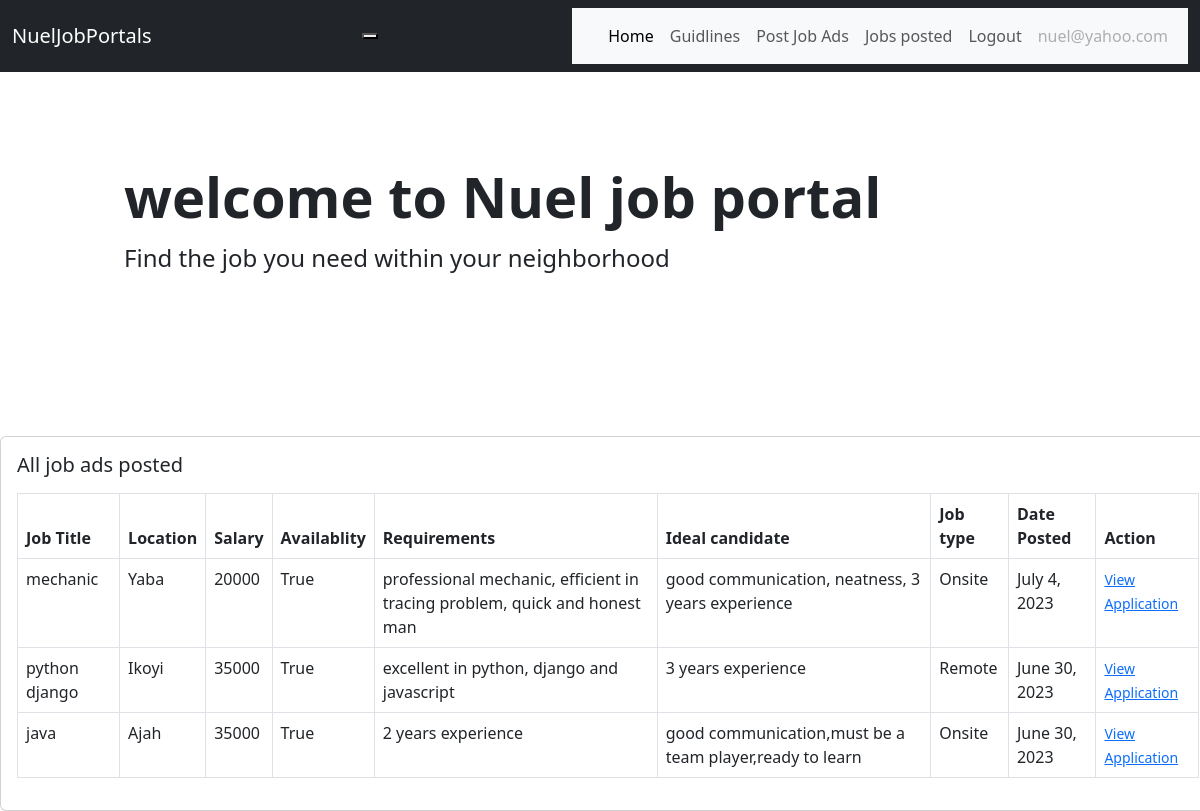
Page /company_jobs/ (signed in) on the earlier database version.
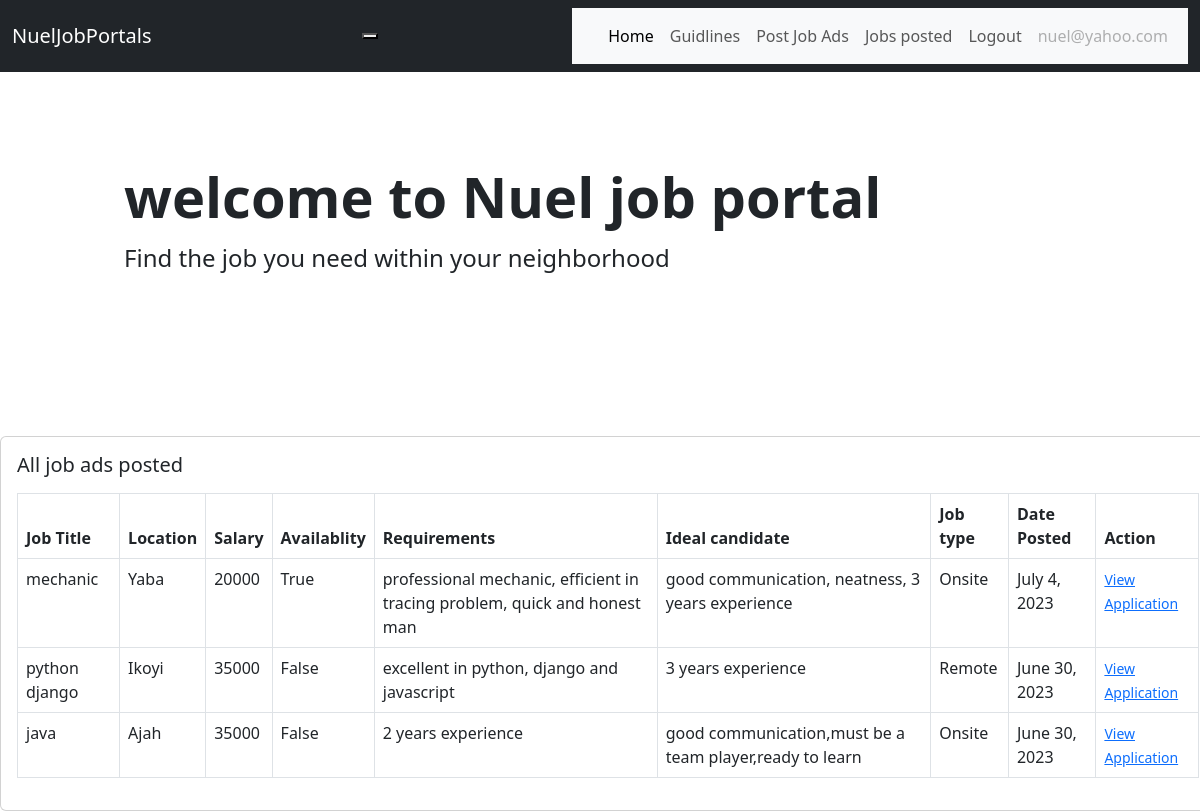
Same page on the later database version.
### account/models.py (models this page shows)
class User(AbstractUser):
    email =models.EmailField(unique=True)
    is_recruiter =models.BooleanField(default=False)
    is_applicant =models.BooleanField(default=False)
    is_resume =models.BooleanField(default=False)
    is_company =models.BooleanField(default=False)

### job/models.py (models this page shows, shortened)
class AvailableJobs(models.Model):
   job_type_choices=(
      ('Remote','Remote'),
      ('Onsite','Onsite'),
      ('Hybrid','Hybrid')
   )
   user = models.ForeignKey(User, on_delete=models.CASCADE)
   employers = models.ForeignKey(Employers, on_delete=models.CASCADE)
   title = models.CharField(max_length=200)
   city = models.CharField(max_length=200)
   location = models.ForeignKey(Location, on_delete=models.CASCADE,blank=True,null=True)
   salary = models.PositiveIntegerField(default=35000)
   requirements = models.TextField()
   ideal_candidate =models.TextField()
   is_available =models.BooleanField(default=True)
   date_created = models.DateField(auto_now_add = True, null=True, blank=True)
   created_on = models.DateTimeField(auto_now_add = True, null=True, blank=True)
   industry = models.ForeignKey(Industry, on_delete=models.CASCADE,blank=True,null=True)
   job_type= models.CharField(max_length=200,choices=job_type_choices,null=True,blank=True)
   class Meta:
      verbose_name_plural='AvailableJobs'
      ordering = ['-date_created']

class Location(models.Model):
   name = models.CharField(max_length=200)
   def __str__(self):
      return self.name

### products/views.py (the view)
# urls.py: path('company_jobs/', views.companyJobs, name='company_jobs'),
def companyJobs(request):
    if AvailableJobs.objects.filter(user=request.user).exists():
        jobs =AvailableJobs.objects.filter(user=request.user)
        context={'jobs':jobs}
        return render(request,'jobs/company_jobs.html',context)
    messages.info(request,'You dont have any job ads yet.')
    return redirect('dashboard:dashboards')

### templates/jobs/company_jobs.html
{% extends 'layouts/base.html' %}
{% load widget_tweaks %}
{% load humanize %}
{% block content %}
<div class="card mx-auto" style="width: 76rem;">
    <div class="card-body">
        <h5 class="card-title mb-3">All job ads  posted </h5>
        <table class="table table-bordered">
            <thead>
                <tr>
                    <th>Job Title</th>
                    <th>
                       Location
                    </th>
                    <th>
                        Salary
                    </th>
                    <th>
                      Availablity
                    </th>
                    <th>
                        Requirements
                    </th>
                    <th>
                        Ideal candidate
                    </th>
                    <th>Job type</th>
                    <th> Date Posted</th>
                    <th>
                       Action
                    </th>
                </tr>
            </thead>
            <tbody>
                {% for job in jobs %}
                <tr>
                    <td>{{ job.title}}</td>
                    <td>{{ job.location }}</td>
                    <td>{{ job.salary }}</td>
                    <td>{{ job.is_available }}</td>
                    <td>{{ job.requirements }}</td>
                    <td>{{ job.ideal_candidate }}</td>
                    <td>{{ job.job_type }}</td>
                    <td>{{ job.date_created }}</td>
                    <td><a target="_blank" href="{% url 'products:all-applicants' job.pk %}"><small>View Application</small></a></td>
                </tr>
                {% endfor %}
            </tbody>
        </table>
    </div>
</div>
{% endblock %}

### templates/layouts/base.html (shortened to what this page needs)
<!doctype html>
<html lang="en">
  <head>
    <link href="https://cdn.jsdelivr.net/npm/bootstrap@5.3.0/dist/css/bootstrap.min.css" rel="stylesheet">
  </head>
  <body>
<nav class="navbar navbar-expand-lg navbar-dark bg-dark">
  <div class="container-fluid">
      <a href="" class="navbar-brand">NuelJobPortals</a>
      <button class="navbar-toggle" type="button" data-bs-toggle="collapse" data-bs-target="#navbarSupportedContent" aria-controls="navbarSupportedContent" aria-expanded="false" aria-label="Toggle navigation">
      </button>
      <nav class="navbar navbar-expand-lg bg-body-tertiary">
          <div class="container-fluid">
            <div class="collapse navbar-collapse" id="navbarSupportedContent">
              <ul class="navbar-nav me-auto mb-2 mb-lg-0">
                <li class="nav-item">
                  <a class="nav-link active" aria-current="page" href="/">Home</a>
                </li>
                <li class="nav-item">
                  <a class="nav-link" href="#">Guidlines</a>
                </li>
                {% if request.user.is_authenticated %}
                {% if request.user.is_applicant %}
                {% if request.user.is_resume %}
                <li class="nav-item"><a class="nav-link" href="{% url 'products:home' %}">Apply to jobs</a></li>
                <li class="nav-item">
                  <a class="nav-link active" aria-current="page" href="{% url 'job:applied-jobs' %}">
                    Manage Job Application </a>
                </li>
                {% else %}
                <li class="nav-item">
                  <a class="nav-link" href="{% url 'resume:resume_update' %}">Create Resume</a>
                </li>
                {% endif %}
                <li class="nav-item">
                  <a class="nav-link" href="{% url 'account:logout' %}">Logout</a>
                </li>
                {% elif request.user.is_recruiter %}
                {% if request.user.is_company %}
                <li class="nav-item">
                  <a class="nav-link" href="{% url 'job:create-job' %}">Post Job Ads</a>
                </li>
                {% else %}
                <li class="nav-item">
                  <a class="nav-link" href=" {% url 'employers:update_company' %}"> Create Company</a>
                </li>
                {% endif %}
                <li class="nav-item">
                  <a class="nav-link" href="{% url 'products:company_jobs' %}">Jobs posted</a>
                </li>
                <li class="nav-item">
                  <a class="nav-link" href="{% url 'account:logout' %}">Logout</a>
                </li>
                <li class="nav-item">
                  <a class="nav-link disabled" href="#" tabindex="1" aria-disabled="true">{{ request.user.email }}</a>
                </li>
              </ul>
              {% endif %}
              {% endif %}
            </div>
          </div>
        </nav>
  </div>
</nav>
<div class="container col-xl-10 col-xxl-8 px-4 py-5">
  <div class="row align-items-center g-lg-5 py-5">
      <div class="cel-lg-7 text-center text-lg-start">
          <h1 class="display-4 fw-bold lh-1 mb-3">welcome to Nuel job portal</h1>
          <p class="col-lg-10 fs-4">Find the job you need within your neighborhood </p>
      </div>
  </div>
</div>
{% block content %}
{% endblock %}
  </body>
</html>

Differences in the rows shown:
changed AvailableJobs "python django": is_available "True" → "False"
changed AvailableJobs "java": is_available "True" → "False"
